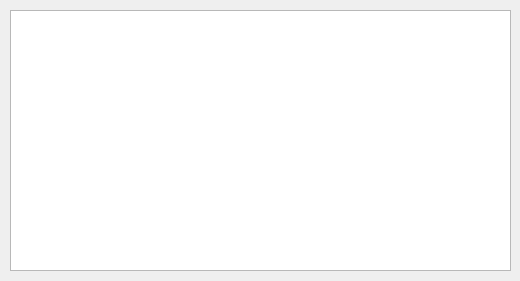
<?xml version="1.0" encoding="UTF-8"?>
<ui version="4.0">
 <class>myListGUI</class>
 <widget class="QWidget" name="myListGUI">
  <property name="geometry">
   <rect>
    <x>0</x>
    <y>0</y>
    <width>520</width>
    <height>281</height>
   </rect>
  </property>
  <property name="windowTitle">
   <string>myList</string>
  </property>
  <widget class="QTableView" name="footageTableView">
   <property name="geometry">
    <rect>
     <x>10</x>
     <y>10</y>
     <width>501</width>
     <height>261</height>
    </rect>
   </property>
  </widget>
 </widget>
 <layoutdefault spacing="6" margin="11"/>
 <resources/>
 <connections/>
</ui>
